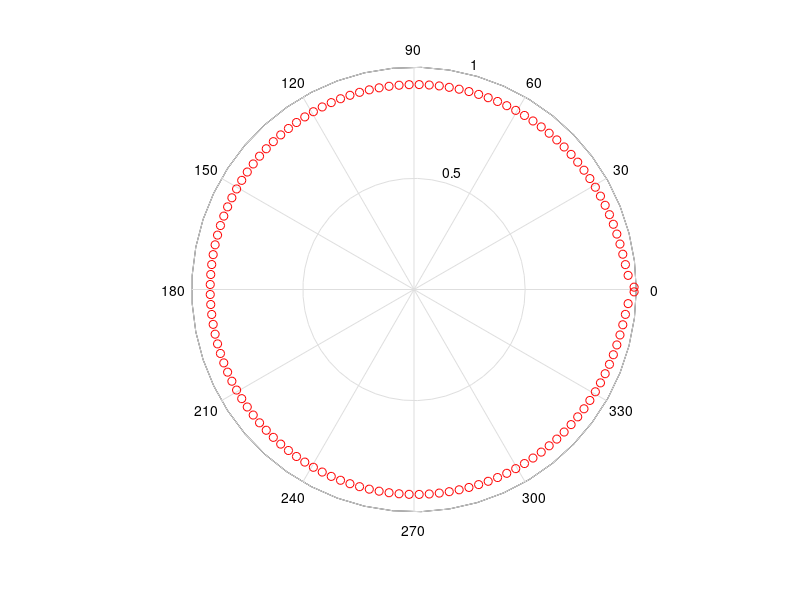

This figure's MATLAB source: (Note: this script raises an error after producing the figure.)
% This program is used to find the minimum gain factor A for the N-tap
% average filter to have a stable closed loop system

N = 128;
A = 16384;
a = [A 1-A ones(1, N-1)];
R = roots(a);
max_amp = max(abs(R))

% Plot of pole locations
figure
polar(angle(R), abs(R), 'ro')

% Plot of frequency response
figure
b = ones(1, N);
myfreqz(b,a);
